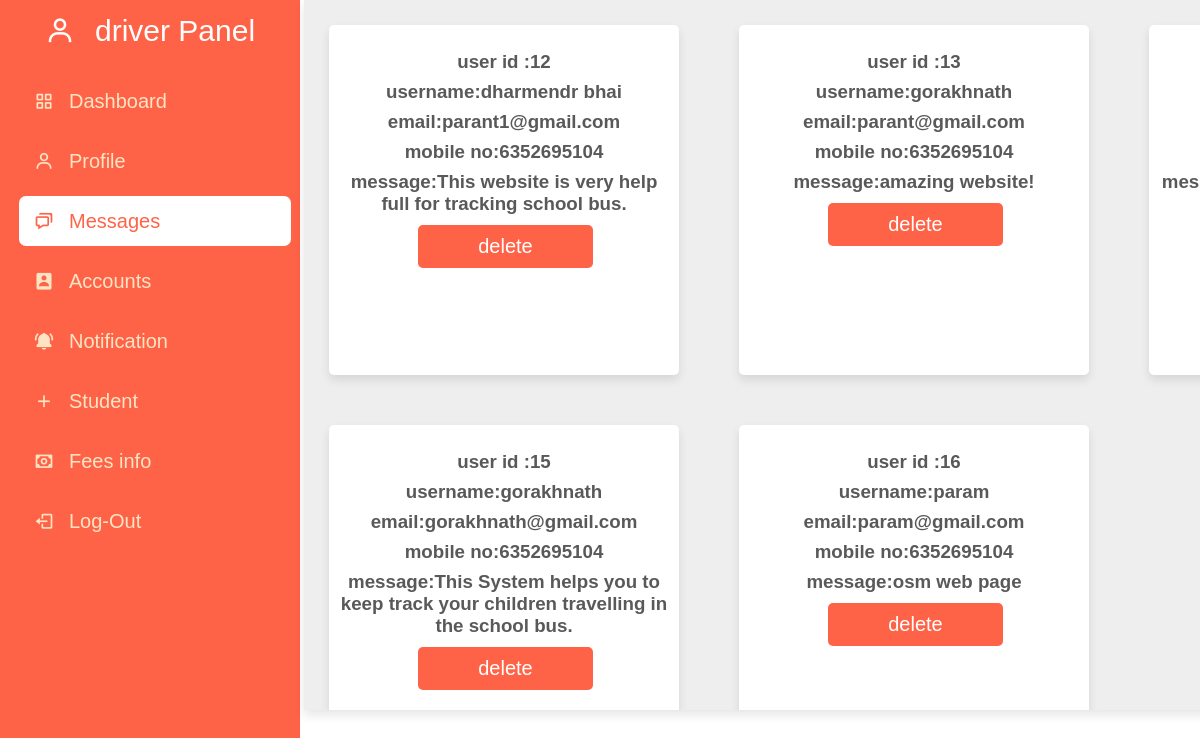
/admin_message.php (signed in), run on the app's committed database.
### tables this page shows
CREATE TABLE `message` (
  `id` int(255) NOT NULL,
  `name` varchar(255) NOT NULL,
  `email` varchar(255) NOT NULL,
  `mobile_no` varchar(255) NOT NULL,
  `feedback` varchar(700) NOT NULL
);

### admin_message.php (the view, shortened to what this page needs)
<?php
@include 'config.php';
?>
<!DOCTYPE html>
<html lang="en">
<head>
    <link rel="stylesheet" type="text/css" href="./css/dashboard.css">
    <link href='https://unpkg.com/boxicons@2.1.4/css/boxicons.min.css' rel='stylesheet'>
</head>
<body>
    <div class="slidebar">
        <div class="logo_content">
            <div class="logo">
                <i class='bx bx-user'></i>
                <div class="logo_name"><?php echo $_SESSION['uname'] ?> Panel</div>
            </div>
        </div>
        <ul class="nav_list">
            <li>
                <a href="admin_page.php">
                    <i class='bx bx-grid-alt'></i>
                    <span class="link_name" class="active">Dashboard</span>
                </a>
            </li>
            <li>
                <a href="admin_profile.php">
                    <i class='bx bx-user'></i>
                    <span class="link_name">Profile</span>
                </a>
            </li>
            <li>
                <a href="admin_message.php" class="active">
                    <i class='bx bx-chat'></i>
                    <span class="link_name">Messages</span>
                </a>
            </li>
            <li>
                <a href="admin_accounts.php">
                    <i class='bx bxs-user-rectangle'></i>
                    <span class="link_name">Accounts</span>
                </a>
            </li>
            <li>
                <a href="admin_notification.php">
                    <i class='bx bxs-bell-ring'></i>
                    <span class="link_name">Notification</span>
                </a>
            </li>
            <li>
                <a href="admin_student.php">
                    <i class='bx bx-plus'></i>
                    <span class="link_name">Student</span>
                </a>
            </li>
            <li>
                <a href="admin_fees_info.php">
                    <i class='bx bx-money'></i>
                    <span class="link_name">Fees info</span>
                </a>
            </li>
            <li>
                <a href="logout.php">
                    <i class='bx bx-log-out'></i>
                    <span class="link_name">Log-Out</span>
                </a>
            </li>
        </ul>
    </div>
    <div class="main">
        <?php
            $select = mysqli_query($conn, "SELECT * FROM `message`") or die('query failed');
            while( $fetch = mysqli_fetch_assoc($select)){
        ?>
            <div class="account_box">
                    <br>
                    <h3>user id :<?php echo $fetch['id']; ?></h3>
                    <h3>username:<?php echo $fetch['name']; ?></h3>
                    <h3>email:<?php echo $fetch['email']; ?></h3>
                    <h3>mobile no:<?php echo $fetch['mobile_no']; ?></h3>
                    <h3>message:<?php echo $fetch['feedback']; ?></h3>
                    <a href="admin_message.php?delete=<?= $fetch['id']; ?>" onclick="return confirm('delete this message?');">delete</a>
            </div>
        <?php } ?>
    </div>
</body>
</html>

### css/dashboard.css (style rules this page uses)
* { margin: 0; padding: 0; box-sizing: border-box; font-family: sans-serif; }
body { position: relative; width: 100%; min-height: 130vh; overflow: hidden; }
.slidebar { position: fixed; top: 0; left: 0; height: 100%; width: 300px; padding: 6px 14px; background: tomato; }
.slidebar .logo_content .logo { color: #fff; display: flex; height: 50px; width: 100%; align-items: center; justify-content: center; }
.logo_content .logo i { font-size: 30px; margin-right: 10px; cursor: pointer; }
.logo_content .logo .logo_name { font-size: 30px; font-weight: 400; cursor: pointer; }
.slidebar ul { margin-top: 20px; }
.slidebar ul li { position: relative; height: 50px; width: 100%; margin: 10px 5px; font-size: 20px; list-style: none; line-height: 50px; }
.slidebar ul li a { display: flex; align-items: center; text-decoration: none; color: bisque; transition: all 0.1s ease; }
.slidebar ul li .active { color: tomato; background: #fff; border-radius: 7px; }
.slidebar ul li i { height: 50px; min-width: 50px; line-height: 50px; border-radius: 12px; text-align: center; }
.main { position: fixed; height: 710px; width: 1230px; margin-left: 304px; background-color: #eee; box-shadow:0 5px 10px rgba(0,0,0,.1); overflow-x: hidden; overflow-y: auto; }
.account_box { background-color:#fff; height: 163px; width: 350px; margin: 25px; box-shadow:0 5px 10px rgba(0,0,0,.1); text-align: center; border-radius: 5px; }
.main { overflow-x: hidden; overflow-y: auto; display: grid; grid-template-columns: repeat(auto-fit, minmax(25rem, 1fr)); align-items: flex-start; }
.account_box { height: 350px; width: 350px; }
.main .account_box h3 { margin: 8px; color: rgba(51, 51, 51, 0.817); }
.main .account_box a { width: 50%; border-radius: 5px; padding:10px 30px; color:#fff; display: block; margin-left:89px; text-align: center; cursor: pointer; font-size: 20px; margin-top: 10px; text-decoration: none; background-color: tomato; }

### data on the page
message: id "12", name "dharmendr bhai", email "parant1@gmail.com", mobile_no "6352695104", feedback "This website is very help full for tracking school bus."
message: id "13", name "gorakhnath", email "parant@gmail.com", mobile_no "6352695104", feedback "amazing website!"
message: id "15", name "gorakhnath", email "gorakhnath@gmail.com", mobile_no "6352695104", feedback "This System helps you to keep track your children travelling in the school bus."
message: id "16", name "param", email "param@gmail.com", mobile_no "6352695104", feedback "osm web page"

### other printed values
$_SESSION['uname'] "driver"
